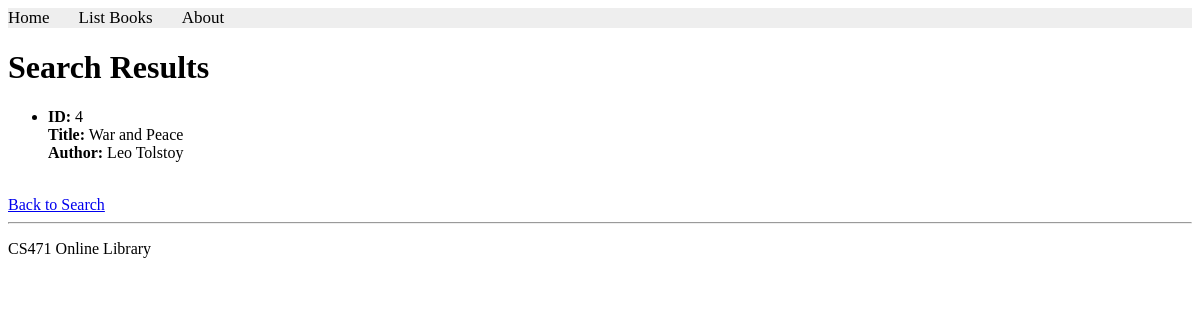
The page /books/simple/query on the database its author committed.
### apps/bookmodule/models.py (models this page shows, shortened)
class Book(models.Model):
    title = models.CharField(max_length=50)
    author = models.CharField(max_length=50)
    price = models.FloatField(default=0.0)
    edition = models.SmallIntegerField(default=1)

### apps/bookmodule/views.py (the view)
# urls.py: path('simple/query', views.simple_query, name='books.simple_query'),
def simple_query(request):
    mybooks = Book.objects.filter(title__icontains='and')
    return render(request, 'bookmodule/bookList.html', {'books': mybooks})

### apps/templates/bookmodule/bookList.html (shortened to what this page needs)
{% extends "layouts/base.html" %}
{% block content %}
<h1>Search Results</h1>
{% if books %}
    <ul>
        {% for book in books %}
            <li>
                <strong>ID:</strong> {{ book.id }}<br>
                <strong>Title:</strong> {{ book.title }}<br>
                <strong>Author:</strong> {{ book.author }}
            </li>
            <br>
        {% endfor %}
    </ul>
{% else %}
    <p>No books found.</p>
{% endif %}
<a href="{% url 'books.search' %}">Back to Search</a>
{% endblock content %}

### rows shown on the page
Book: id "4", title "War and Peace", author "Leo Tolstoy"
